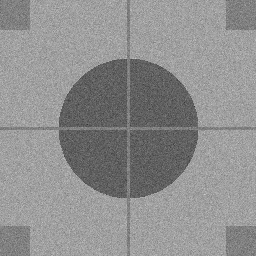
#> input picture Exercises/spatial/circle.png, 256 x 256 px
$ python assignment6.py
#> lines starting #> are read from the running program, lines starting #| are printed output that depends on the picture
import cv2
import matplotlib.pyplot as plt
import numpy as np

image = cv2.imread("circle.png", 0)
#> image is the input picture: shape (256, 256); min 49, max 208, mean 143.3

kernel_1 = np.ones((5,5), dtype = "uint8")
mean_img_1 = cv2.blur(image,(5,5))
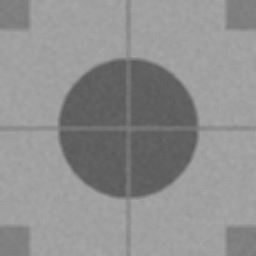
#> mean_img_1: shape (256, 256); min 89, max 168, mean 143.3


plt.subplot(331)
plt.imshow(image, "gray")

plt.subplot(332)
plt.imshow(mean_img_1, "gray")

plt.show()
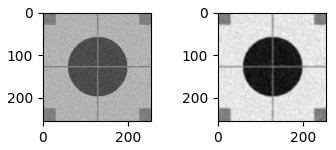
#> figure drawn by matplotlib, 2 panels

$ run again, with Exercises/spatial/fire.jpg saved as Exercises/spatial/circle.png
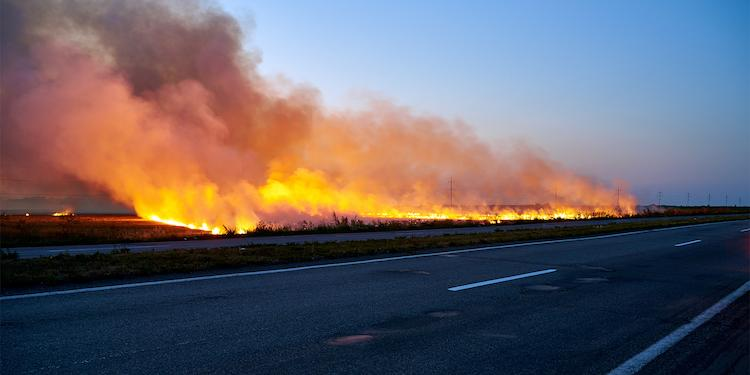
#> input picture Exercises/spatial/fire.jpg, 750 x 375 px
#> `image = cv2.imread("circle.png", 0)`:
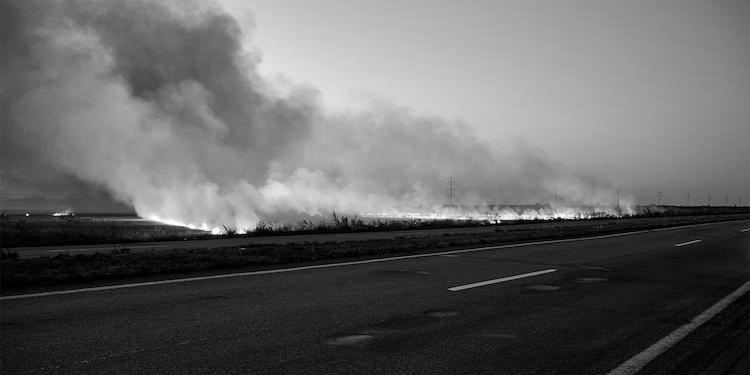
#> image: shape (375, 750); min 0, max 254, mean 99.8
#> `plt.show()`:
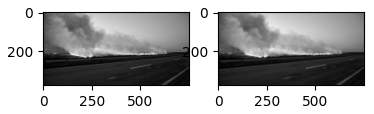
#> figure drawn by matplotlib, 2 panels
